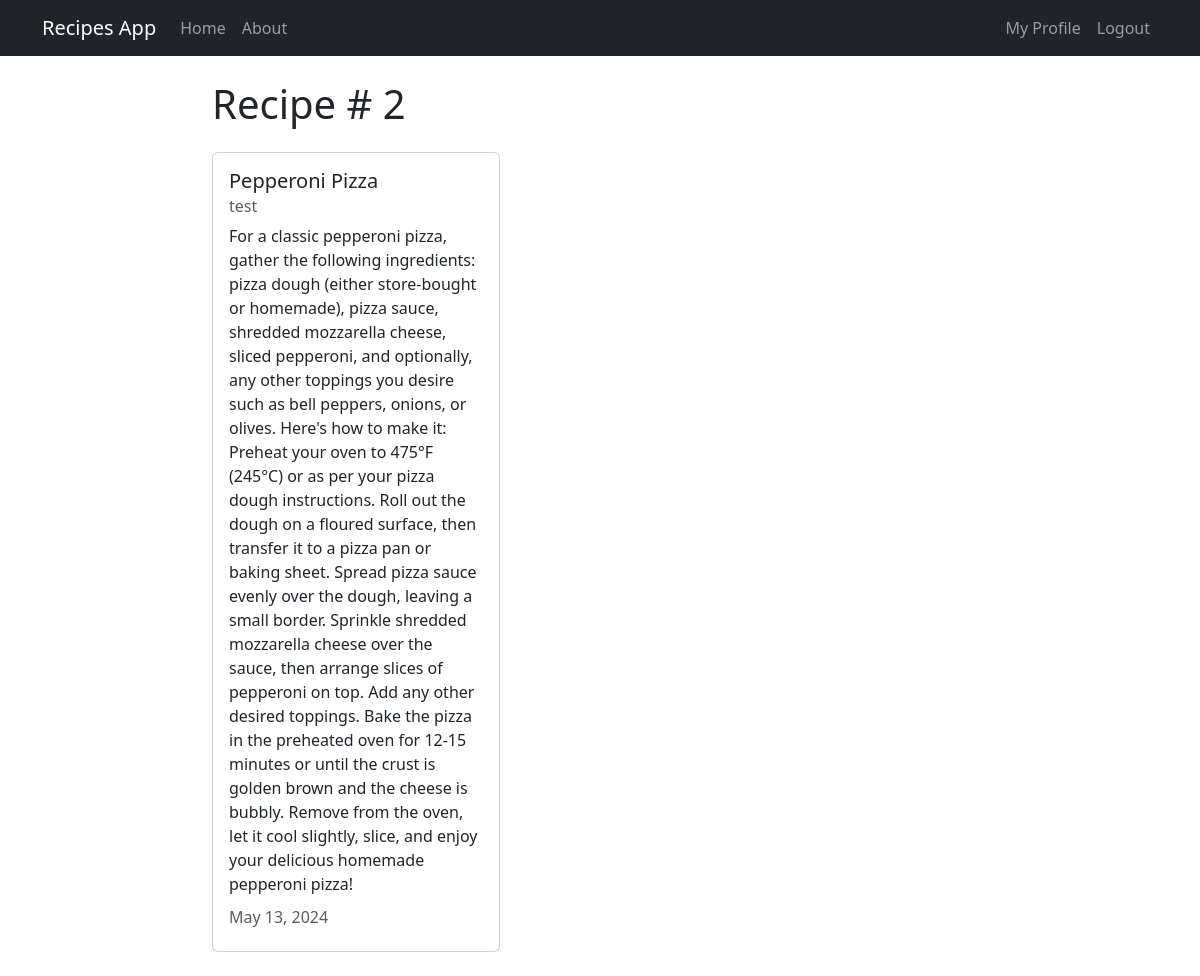
The app's page /recipe/2 (signed in) with its own data.
### recipes/models.py (models this page shows, shortened)
class Recipe(models.Model):
    title = models.CharField(max_length=100)
    description = models.TextField()
    author = models.ForeignKey(User, on_delete=models.CASCADE)
    created_at = models.DateTimeField(auto_now_add=True)
    updated_at = models.DateTimeField(auto_now=True)

### recipes/views.py (the view)
# urls.py: path('recipe/<int:pk>', views.RecipeDetailView.as_view(), name='recipes-detail'),
class RecipeDetailView(DetailView):
    model = models.Recipe

### recipes/templates/recipes/recipe_detail.html
{% extends 'recipes/base.html'%}
{% block content %}
<h1>Recipe # {{object.id}}</h1>
<div class="card my-4" style="width: 18rem">
  <div class="card-body">
    <h5 class="card-title">{{ object.title }}</h5>
    <h6 class="card-subtitle mb-2 text-body-secondary">{{ object.author }}</h6>
    <p class="card-text">{{ object.description }}</p>
    <h6 class="card-subtitle mb-2 text-body-secondary">
      {{ object.updated_at|date:"F d, Y" }}
    </h6>
  </div>
</div>
{% endblock content %}

### records on screen
Recipe: id "2", title "Pepperoni Pizza", author "test", description "For a classic pepperoni pizza, gather the following ingredients: pizza dough (either store-bought or homemade), pizza sauce, shredded mozzarella cheese, sliced pepperoni, and optionally, any other toppings you desire such as bell peppers, onions, or olives. Here's how to make it: Preheat your oven to 475°F (245°C) or as per your pizza dough instructions. Roll out the dough on a floured surface, then transfer it to a pizza pan or baking sheet. Spread pizza sauce evenly over the dough, leaving a small border. Sprinkle shredded mozzarella cheese over the sauce, then arrange slices of pepperoni on top. Add any other desired toppings. Bake the pizza in the preheated oven for 12-15 minutes or…", updated_at "May 13, 2024"
